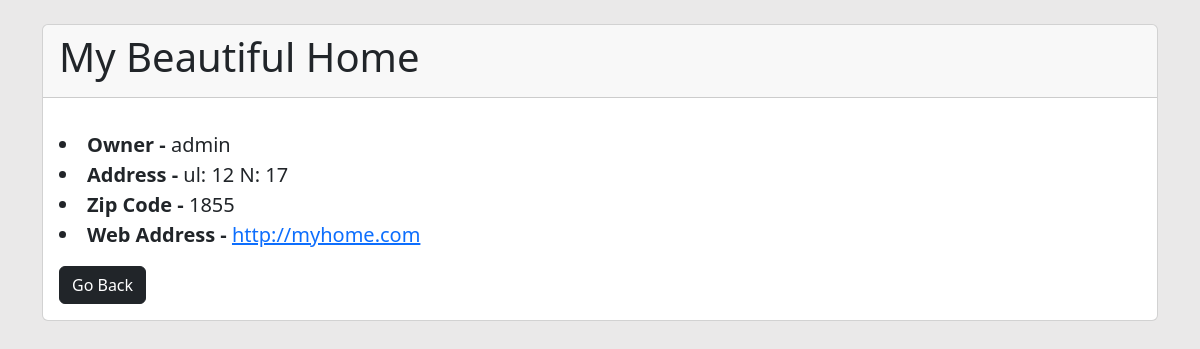
Screenshot of /show_venue/3 with the database file from the repository.
### events/models.py (models this page shows)
class Venue(models.Model):
    name = models.CharField('Venue Name', max_length=150)
    address = models.CharField(max_length=300)
    zip_code = models.CharField('Zip Code', max_length=15)
    phone = models.CharField('Contact Phone', max_length=25, blank=True)
    web = models.URLField('Website Address', blank=True)
    email_address = models.EmailField('Email Address', blank=True)
    owner = models.IntegerField('Venue Owner', blank=False, default=1)
    def __str__(self):
        return self.name

### events/views.py (the view)
# urls.py: path('show_venue/<venue_id>', views.show_venue, name="show-venue"),
def show_venue(request, venue_id):
    venue = Venue.objects.get(pk=venue_id)
    venue_owner = User.objects.get(pk=venue.owner)
    return render(request, 'events/show_venue.html', {'venue': venue, 'venue_owner': venue_owner})

### events/templates/events/show_venue.html (shortened to what this page needs)
{% extends 'events/base.html' %}
{% block content %}
<div class="card">
    <div class="card-header">
        <h1 class="card-title">{{ venue }}</h1>
    </div>
    <div class="card-body">
        <p class="card-text">
            {% if venue_owner %}
            <li style="font-size: 20px"><strong>Owner - </strong>{{ venue_owner }}</li>
            {% endif %}
            {% if venue.address %}
            <li style="font-size: 20px"><strong>Address -  </strong>{{ venue.address }}</li>
            {% endif %}
            {% if venue.zip_code %}
            <li style="font-size: 20px"><strong>Zip Code - </strong>{{ venue.zip_code }}</li>
            {% endif %}
            {% if venue.web %}
            <li style="font-size: 20px"><strong>Web Address - </strong><a href="{{ venue.web }}">{{ venue.web }}</a></li>
            {% endif %}
        </p>
        <div class="btn-group">
            <button class="btn btn-dark" onclick="window.history.back()">Go Back</button>
        </div>
    </div>
</div>
<br/>
{% endblock %}

### events/templates/events/base.html (style rules this page uses)
body { background-color: #f4f4; }
body { background-color: #eae9e9; }

### rows the page displays
Venue: name "My Beautiful Home", address "ul: 12 N: 17", zip_code "1855", web "http://myhome.com"

### other values shown
{{ venue_owner }} "admin"
